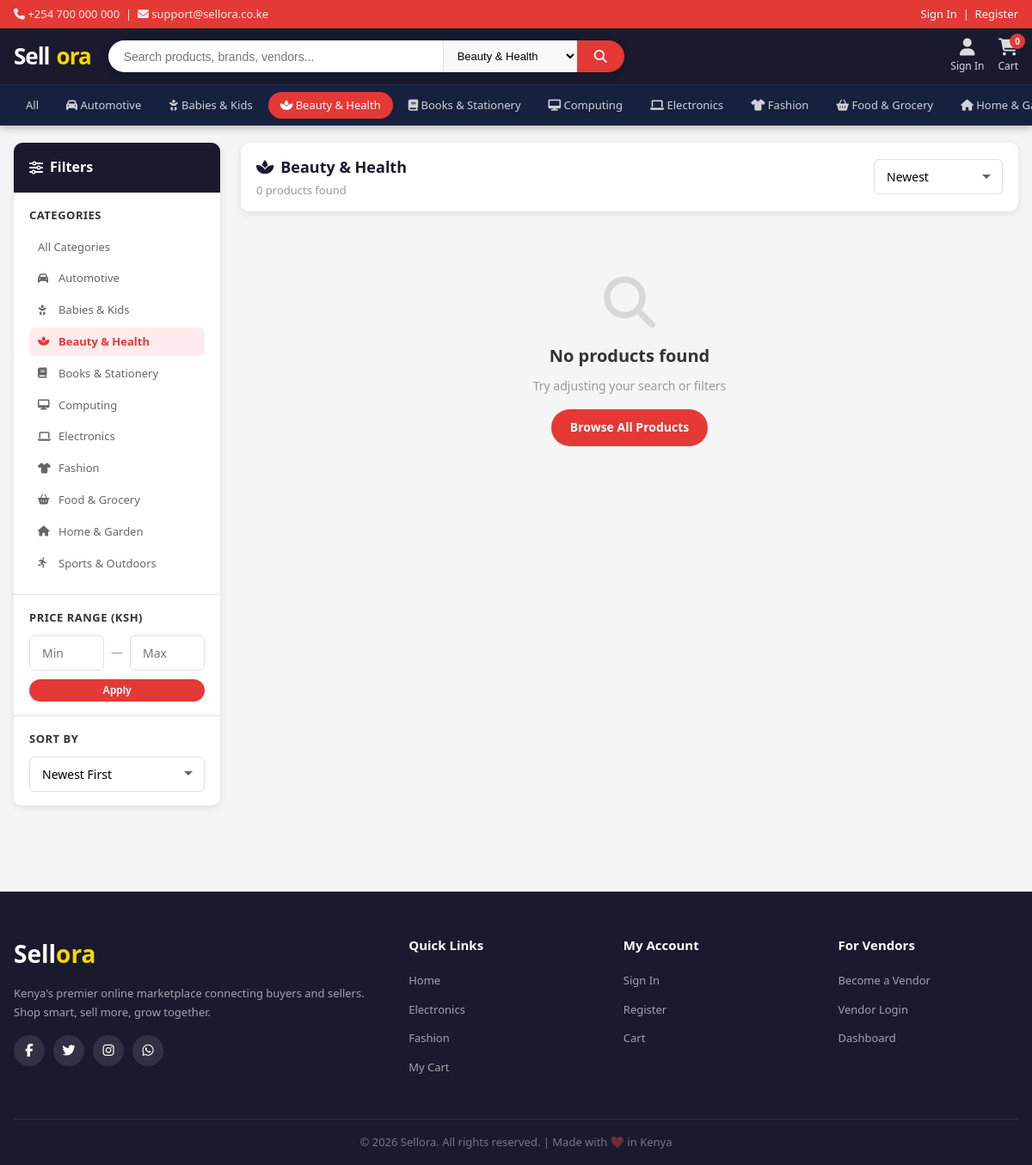
Screenshot of /client/home.php?category=beauty-health with the database file from the repository.
### tables this page shows
CREATE TABLE categories (
    id INT AUTO_INCREMENT PRIMARY KEY,
    name VARCHAR(100) NOT NULL,
    slug VARCHAR(100) NOT NULL UNIQUE,
    icon VARCHAR(100),
    image VARCHAR(255),
    description TEXT,
    is_active TINYINT(1) DEFAULT 1,
    created_at TIMESTAMP DEFAULT CURRENT_TIMESTAMP
);

### config/config.php (called while the page is built, shortened)
<?php
function sanitize($input) {
    return htmlspecialchars(strip_tags(trim($input)));
}
function isLoggedIn() {
    return isset($_SESSION['user_id']);
}
function getCartCount($conn) {
    if (isLoggedIn()) {
        $user_id = $_SESSION['user_id'];
        $stmt = $conn->prepare("SELECT SUM(quantity) as total FROM cart WHERE user_id = ?");
        $stmt->bind_param("i", $user_id);
    } else {
        $session_id = session_id();
        $stmt = $conn->prepare("SELECT SUM(quantity) as total FROM cart WHERE session_id = ?");
        $stmt->bind_param("s", $session_id);
    }
    $stmt->execute();
    $result = $stmt->get_result()->fetch_assoc();
    return $result['total'] ?? 0;
}
function getCategories($conn) {
    $result = $conn->query("SELECT * FROM categories WHERE is_active = 1 ORDER BY name ASC");
    return $result->fetch_all(MYSQLI_ASSOC);
}
?>

### client/home.php (the view, shortened to what this page needs)
<?php
require_once __DIR__ . '/../config/config.php';
$conn = getDBConnection();
$category = sanitize($_GET['category'] ?? '');
$search_query = sanitize($_GET['q'] ?? '');
$sort = sanitize($_GET['sort'] ?? 'newest');
$min_price = (float)($_GET['min_price'] ?? 0);
$max_price = (float)($_GET['max_price'] ?? 0);
$page = max(1, (int)($_GET['page'] ?? 1));
$per_page = 20;
$offset = ($page - 1) * $per_page;
$where = "WHERE p.is_active = 1";
$params = [];
$types = "";
if (!empty($category)) {
    $where .= " AND c.slug = ?";
    $params[] = $category;
    $types .= "s";
}
$order = match($sort) {
    'price_asc' => 'p.price ASC',
    'price_desc' => 'p.price DESC',
    'popular' => 'p.views DESC',
    default => 'p.created_at DESC'
};
$count_sql = "SELECT COUNT(*) as total FROM products p LEFT JOIN categories c ON p.category_id = c.id LEFT JOIN vendors v ON p.vendor_id = v.id $where";
$stmt = $conn->prepare($count_sql);
if (!empty($params)) $stmt->bind_param($types, ...$params);
$stmt->execute();
$total_products = $stmt->get_result()->fetch_assoc()['total'];
$sql = "SELECT p.id, p.name, p.price, p.discount_price, p.main_image, p.stock, p.views,
               c.name as category_name, c.slug as category_slug, v.company_name
        FROM products p
        LEFT JOIN categories c ON p.category_id = c.id
        LEFT JOIN vendors v ON p.vendor_id = v.id
        $where ORDER BY $order LIMIT ? OFFSET ?";
$params[] = $per_page;
$params[] = $offset;
$types .= "ii";
$stmt = $conn->prepare($sql);
if (!empty($params)) $stmt->bind_param($types, ...$params);
$stmt->execute();
$products = $stmt->get_result()->fetch_all(MYSQLI_ASSOC);
$categories = getCategories($conn);
$active_category = null;
if (!empty($category)) {
    $stmt = $conn->prepare("SELECT * FROM categories WHERE slug = ?");
    $stmt->bind_param("s", $category);
    $stmt->execute();
    $active_category = $stmt->get_result()->fetch_assoc();
}
?>
<!DOCTYPE html>
<html lang="en">
<head>
    <link rel="stylesheet" href="css/style.css">
    <link rel="stylesheet" href="css/home.css">
    <link rel="stylesheet" href="https://cdnjs.cloudflare.com/ajax/libs/font-awesome/6.5.0/css/all.min.css">
</head>
<body>
<?php include '../includes/navbar.php'; ?>
<main class="main-content">
<div class="container">
    <div class="products-layout">
        <aside class="filter-sidebar">
            <div class="filter-card">
                <h3 class="filter-title"><i class="fas fa-sliders-h"></i> Filters</h3>
                <div class="filter-section">
                    <h4>Categories</h4>
                    <ul class="filter-list">
                        <li>
                            <a href="home.php<?= !empty($search_query) ? '?q=' . urlencode($search_query) : '' ?>" class="<?= empty($category) ? 'active' : '' ?>">
                                All Categories
                            </a>
                        </li>
                        <?php foreach ($categories as $cat): ?>
                        <li>
                            <a href="home.php?category=<?= $cat['slug'] ?><?= !empty($search_query) ? '&q=' . urlencode($search_query) : '' ?>"
                               class="<?= $category === $cat['slug'] ? 'active' : '' ?>">
                                <i class="<?= $cat['icon'] ?>"></i> <?= htmlspecialchars($cat['name']) ?>
                            </a>
                        </li>
                        <?php endforeach; ?>
                    </ul>
                </div>
                <div class="filter-section">
                    <h4>Price Range (KSh)</h4>
                    <div class="price-range">
                        <input type="number" id="minPrice" placeholder="Min" value="<?= $min_price > 0 ? $min_price : '' ?>" class="form-control">
                        <span>—</span>
                        <input type="number" id="maxPrice" placeholder="Max" value="<?= $max_price > 0 ? $max_price : '' ?>" class="form-control">
                    </div>
                    <button class="btn btn-primary btn-sm btn-block" onclick="applyPriceFilter()" style="margin-top:10px;">Apply</button>
                </div>
                <div class="filter-section">
                    <h4>Sort By</h4>
                    <select class="form-control form-select" onchange="applySortFilter(this.value)">
                        <option value="newest" <?= $sort === 'newest' ? 'selected' : '' ?>>Newest First</option>
                    </select>
                </div>
            </div>
        </aside>
        <div class="products-main">
            <div class="results-header">
                <div class="results-info">
                    <?php if (!empty($search_query)): ?>
                        <h2>Results for "<strong><?= htmlspecialchars($search_query) ?></strong>"</h2>
                    <?php elseif ($active_category): ?>
                        <h2><i class="<?= $active_category['icon'] ?>"></i> <?= htmlspecialchars($active_category['name']) ?></h2>
                    <?php else: ?>
                        <h2>All Products</h2>
                    <?php endif; ?>
                    <span><?= number_format($total_products) ?> products found</span>
                </div>
                <div class="results-sort-mobile">
                    <select class="form-control form-select" onchange="applySortFilter(this.value)">
                        <option value="newest" <?= $sort === 'newest' ? 'selected' : '' ?>>Newest</option>
                    </select>
                </div>
            </div>
            <?php if (empty($products)): ?>
                <div class="empty-state">
                    <i class="fas fa-search"></i>
                    <h3>No products found</h3>
                    <p>Try adjusting your search or filters</p>
                    <a href="home.php" class="btn btn-primary" style="margin-top:16px;">Browse All Products</a>
                </div>
            <?php endif; ?>
        </div>
    </div>
</div>
</main>
<?php include '../includes/footer.php'; ?>
</body>
</html>

### includes/navbar.php (shortened to what this page needs)
<?php
$conn = getDBConnection();
$categories = getCategories($conn);
$cart_count = getCartCount($conn);
$current_category = $_GET['category'] ?? '';
?>
<nav class="navbar">
  <div class="navbar-top">
    <div class="container">
      <span><i class="fas fa-phone"></i> +254 700 000 000 &nbsp;|&nbsp; <i class="fas fa-envelope"></i> support@sellora.co.ke</span>
      <span>
        <?php if (isLoggedIn()): ?>
          Welcome, <?= htmlspecialchars($_SESSION['user_name']) ?>! &nbsp;|&nbsp;
          <a href="../api/user_auth.php?action=logout" style="color:#fff;">Logout</a>
        <?php else: ?>
          <a href="login.php" style="color:#fff;">Sign In</a> &nbsp;|&nbsp;
          <a href="register.php" style="color:#fff;">Register</a>
        <?php endif; ?>
      </span>
    </div>
  </div>
  <div class="navbar-main">
    <div class="container">
      <a href="../index.php" class="navbar-brand">Sell<span>ora</span></a>
      <div class="navbar-search">
        <input type="text" id="searchInput" placeholder="Search products, brands, vendors..." value="<?= htmlspecialchars($_GET['q'] ?? '') ?>">
        <select id="searchCategory">
          <?php foreach ($categories as $cat): ?>
          <option value="<?= $cat['slug'] ?>" <?= $current_category === $cat['slug'] ? 'selected' : '' ?>>
            <?= htmlspecialchars($cat['name']) ?>
          </option>
          <?php endforeach; ?>
        </select>
        <button onclick="performSearch()"><i class="fas fa-search"></i></button>
      </div>
      <div class="navbar-actions">
        <?php if (isLoggedIn()): ?>
        <a href="account.php" class="nav-action-btn">
          <i class="fas fa-user"></i>
          <span>Account</span>
        </a>
        <?php else: ?>
        <a href="login.php" class="nav-action-btn">
          <i class="fas fa-user"></i>
          <span>Sign In</span>
        </a>
        <?php endif; ?>
        <a href="cart.php" class="nav-action-btn">
          <i class="fas fa-shopping-cart"></i>
          <span>Cart</span>
          <span class="cart-badge" id="cartBadge"><?= $cart_count ?></span>
        </a>
      </div>
    </div>
  </div>
  <div class="navbar-bottom">
    <div class="container">
      <a href="home.php" class="nav-cat-link <?= empty($current_category) ? 'active' : '' ?>">All</a>
      <?php foreach ($categories as $cat): ?>
      <a href="home.php?category=<?= $cat['slug'] ?>" class="nav-cat-link <?= $current_category === $cat['slug'] ? 'active' : '' ?>">
        <i class="<?= $cat['icon'] ?>"></i> <?= htmlspecialchars($cat['name']) ?>
      </a>
      <?php endforeach; ?>
    </div>
  </div>
</nav>

### client/css/style.css (style rules this page uses)
:root { --primary: #e53935; --primary-dark: #b71c1c; --primary-light: #ff6f60; --secondary: #ff6d00; --accent: #ffd600; --dark: #1a1a2e; --dark-2: #16213e; --text: #333333; --text-light: #666666; --text-muted: #999999; --bg: #f5f5f5; --bg-white: #ffffff; --border: #e0e0e0; --success: #2e7d32; --warning: #f57f17; --info: #0277bd; --shadow: 0 2px 8px rgba(0,0,0,0.10); --shadow-hover: 0 6px 20px rgba(0,0,0,0.15); --radius: 10px; --radius-sm: 6px; --transition: all 0.3s ease; --font: 'Segoe UI', Tahoma, Geneva, Verdana, sans-serif; }
* { margin: 0; padding: 0; box-sizing: border-box; }
html { scroll-behavior: smooth; }
body { font-family: var(--font); background: var(--bg); color: var(--text); line-height: 1.6; }
a { text-decoration: none; color: inherit; transition: var(--transition); }
ul { list-style: none; }
.navbar { background: var(--dark); padding: 0; position: sticky; top: 0; z-index: 1000; box-shadow: 0 2px 10px rgba(0,0,0,0.3); }
.navbar-top { background: var(--primary); padding: 6px 0; }
.navbar-top .container { display: flex; justify-content: space-between; align-items: center; font-size: 13px; color: rgba(255,255,255,0.9); }
.navbar-main { padding: 12px 0; }
.navbar-main .container { display: flex; align-items: center; gap: 20px; }
.navbar-brand { display: flex; align-items: center; gap: 8px; font-size: 26px; font-weight: 800; color: #fff; letter-spacing: -1px; }
.navbar-brand span { color: var(--accent); }
.navbar-search { flex: 1; max-width: 600px; display: flex; border-radius: 25px; overflow: hidden; box-shadow: 0 2px 8px rgba(0,0,0,0.2); }
.navbar-search input { flex: 1; padding: 10px 18px; border: none; outline: none; font-size: 14px; background: #fff; }
.navbar-search select { padding: 10px 12px; border: none; border-left: 1px solid var(--border); outline: none; font-size: 13px; background: #f9f9f9; cursor: pointer; }
.navbar-search button { padding: 10px 20px; background: var(--primary); color: #fff; border: none; cursor: pointer; font-size: 15px; transition: var(--transition); }
.navbar-actions { display: flex; align-items: center; gap: 16px; margin-left: auto; }
.nav-action-btn { display: flex; flex-direction: column; align-items: center; color: rgba(255,255,255,0.85); font-size: 12px; cursor: pointer; transition: var(--transition); position: relative; }
.nav-action-btn i { font-size: 20px; margin-bottom: 2px; }
.cart-badge { position: absolute; top: -6px; right: -8px; background: var(--primary); color: #fff; border-radius: 50%; width: 18px; height: 18px; font-size: 10px; display: flex; align-items: center; justify-content: center; font-weight: 700; }
.navbar-bottom { background: var(--dark-2); padding: 8px 0; border-top: 1px solid rgba(255,255,255,0.05); }
.navbar-bottom .container { display: flex; gap: 4px; overflow-x: auto; scrollbar-width: none; }
.nav-cat-link { white-space: nowrap; padding: 5px 14px; color: rgba(255,255,255,0.8); font-size: 13px; border-radius: 20px; transition: var(--transition); }
.nav-cat-link:hover, .nav-cat-link.active { background: var(--primary); color: #fff; }
.container { max-width: 1280px; margin: 0 auto; padding: 0 16px; }
.btn { display: inline-flex; align-items: center; gap: 8px; padding: 10px 22px; border-radius: 25px; font-size: 14px; font-weight: 600; cursor: pointer; border: none; transition: var(--transition); text-align: center; }
.btn-primary { background: var(--primary); color: #fff; }
.btn-sm { padding: 6px 14px; font-size: 12px; }
.btn-block { width: 100%; justify-content: center; }
.form-control { width: 100%; padding: 10px 14px; border: 1.5px solid var(--border); border-radius: var(--radius-sm); font-size: 14px; font-family: var(--font); outline: none; transition: var(--transition); background: #fff; }
.form-select { appearance: none; background-repeat: no-repeat; background-position: right 12px center; padding-right: 36px; }
.empty-state { text-align: center; padding: 60px 20px; color: var(--text-muted); }
.empty-state i { font-size: 60px; margin-bottom: 16px; opacity: 0.3; }
.empty-state h3 { font-size: 20px; margin-bottom: 8px; color: var(--text); }
.empty-state p { font-size: 14px; }

### rows the page displays
categories: name "Automotive"
categories: name "Babies & Kids"
categories: name "Beauty & Health"
categories: name "Books & Stationery"
categories: name "Computing"
categories: name "Electronics"
categories: name "Fashion"
categories: name "Food & Grocery"
categories: name "Home &…", name "Home & Garden"
categories: name "Sports & Outdoors"

### other values shown
$cart_count "0"
$total_products "0"
form field value "Beauty & Health"
